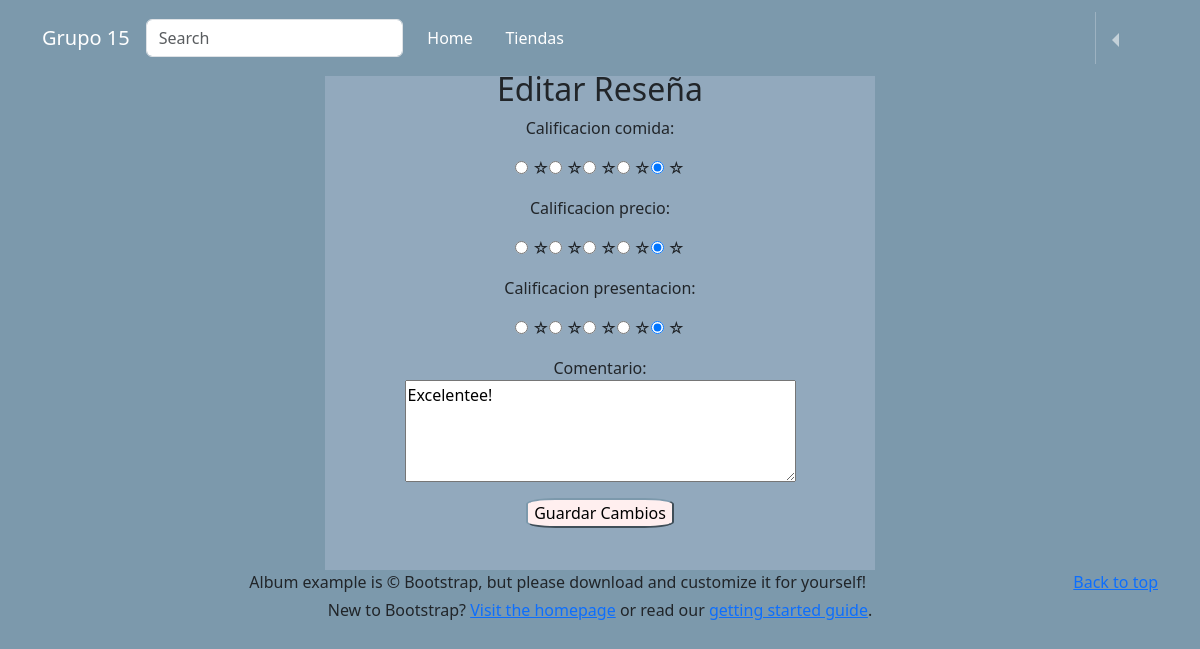
Page /profile/edit/5/ on the earlier database version.
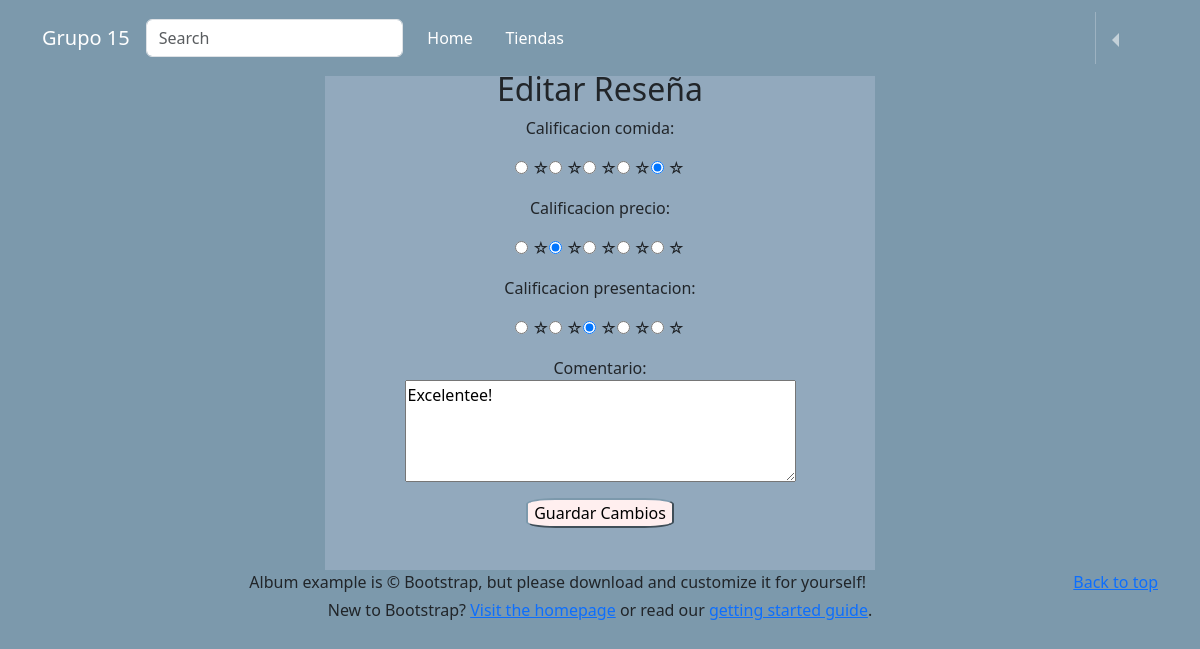
Same page on the later database version.
### reviews/models.py (models this page shows, shortened)
class Evaluacion(models.Model):
    usuario = models.ForeignKey(User, on_delete=models.CASCADE)
    local_comida = models.ForeignKey(Puesto_de_comida, related_name='evaluaciones', on_delete=models.CASCADE)
    comentario = models.TextField(blank=True)
    calificacion_comida = models.IntegerField()
    calificacion_precio = models.IntegerField()
    calificacion_presentacion = models.IntegerField()
    likes = models.IntegerField(default=0)
    dislikes = models.IntegerField(default = 0)

### reviews/views.py (the view, shortened to what this page needs)
# urls.py: path('profile/edit/<int:id>/', editar_reseña, name="edit_review"),
def editar_reseña(request, id):
    post = get_object_or_404(Evaluacion, id=id)
    if request.method == 'GET':
        context = {'form' : CrearReseñaForm(instance=post), "id": id}
        return render(request, "editar_reseña.html", context)

### reviews/forms.py
class CrearReseñaForm(forms.ModelForm):
   CHOICES = [(5, '☆'), (4, '☆'), (3, '☆'), (2, '☆'), (1, '☆')]
   calificacion_comida = forms.ChoiceField(widget=forms.RadioSelect(), choices=CHOICES)
   calificacion_precio = forms.ChoiceField(widget=forms.RadioSelect(), choices=CHOICES)
   calificacion_presentacion = forms.ChoiceField(widget=forms.RadioSelect(), choices=CHOICES)
   comentario = forms.CharField(widget=forms.Textarea(attrs={'rows':'4'}), required=False) # <textarea> en vez de <input>
   class Meta:
      model = Evaluacion
      fields = ["calificacion_comida", "calificacion_precio", "calificacion_presentacion", "comentario"]

### templates/editar_reseña.html (shortened to what this page needs)
{% extends 'base.html' %}
{% load static %}
{% block content %}
<head>
  <link rel="stylesheet" href="{% static 'css/editar_reseña.css' %}">
</head>
<body>
	<div class="formulario">
		<h2>Editar Reseña</h2>
		<form method="post" novalidate>
			{{ form.as_p }}
			<input type="submit" value="Guardar Cambios"/>
		</form>
	</div>
</body>
{% endblock content %}

### templates/base.html (shortened to what this page needs)
{% load static %}
<!doctype html>
<html lang="en">
<head>
  <link rel="stylesheet" href="{% static 'owlcarousel/owl.carousel.min.css' %}">
  <link rel="stylesheet" href="{% static 'owlcarousel/owl.theme.default.min.css' %}">
  <link rel="stylesheet" href="{% static 'bootstrap-5.3.0-alpha3/css/bootstrap.min.css' %}">
  <link rel="stylesheet" href="{% static 'bootstrap-icons-1.10.5/font/bootstrap-icons.css' %}">
  <link rel="stylesheet" href="{% static 'css/style.css' %}">
</head>
<body>
  <header>
    <nav class="navbar fixed-top navbar-expand-lg navbar-dark " aria-label="Ninth navbar example">
      <div class="container-xl">
        <a class="navbar-brand">Grupo 15</a>
        <form role="search">
          <input class="form-control" type="search" placeholder="Search" aria-label="Search">
        </form>
        <div class="navbar-collapse" id="nav-pc" hidden>
          <ul class="navbar-nav me-auto mb-2 mb-lg-0">
            <li class="nav-item">
              <a class="nav-link active" aria-current="page" href="{% url 'home' %}">
                <i class="bi bi-house"></i>
                Home
              </a>
            </li>
            <li class="nav-item">
              <a class="nav-link active" aria-current="page" href="{% url 'tiendas' %}">
                <i class="bi bi-geo-alt"></i>
                Tiendas
              </a>
            </li>
          </ul>
          <ul class="navbar-nav flex-row flex-wrap ms-md-auto">
            <li class="nav-item py-2 py-lg-1 col-4 col-lg-auto">
              <a href="#" class="nav-link text-center fs-4">
                <i class="bi bi-bell"></i>
              </a>
            </li>
            <li class="nav-item py-2 py-lg-1 col-4 col-lg-auto">
            </li>
            <li class="nav-item dropdown dropstart py-2 py-lg-1 col-4 col-lg-auto">
              <a class="nav-link dropdown-toggle fs-4" href="#" data-bs-toggle="dropdown" aria-expanded="false">
                <i class="bi bi-person-circle"></i>
              </a>
            </li>
          </ul>
        </div>
      </div>
    </nav>
  </header>
  {% block content%}
  {% endblock %}
  <footer>
    <div class="container">
      <p class="float-end mb-1">
        <a href="#">Back to top</a>
      </p>
      <p class="mb-1">Album example is © Bootstrap, but please download and customize it for yourself!</p>
      <p class="mb-0">New to Bootstrap? <a href="/">Visit the homepage</a> or read our <a
          href="/docs/5.3/getting-started/introduction/">getting started guide</a>.</p>
    </div>
  </footer>
</body>
</html>

### static/css/style.css (style rules this page uses)
nav.navbar { background-color: #7C99AC; }
body { background-color: #D3DEDC; padding-top: 70px; padding-bottom: 90px; }

### static/css/editar_reseña.css (style rules this page uses)
.formulario { text-align: flex; justify-content: center; width: 550px; height: 500px; margin: 0 auto; background-color:#92A9BD; }
#id_calificacion_comida, #id_calificacion_precio, #id_calificacion_presentacion, #id_comentario { display: flex; flex-direction: row-reverse; justify-content: center; margin: 0 auto; }
body { background-color: #7C99AC; text-align: center; }
input[type="submit"] { background-color: #FFEFEF; color: black; border-color: #7C99AC; border-radius: 20%; }

Differences in the rows shown:
changed Evaluacion "Excelentee!": calificacion_precio "☑ ☆ ☐ ☆ ☐ ☆ ☐ ☆ ☐ ☆" → "☐ ☆ ☐ ☆ ☐ ☆ ☑ ☆ ☐ ☆"; calificacion_presentacion "☑ ☆ ☐ ☆ ☐ ☆ ☐ ☆ ☐ ☆" → "☐ ☆ ☐ ☆ ☑ ☆ ☐ ☆ ☐ ☆"
